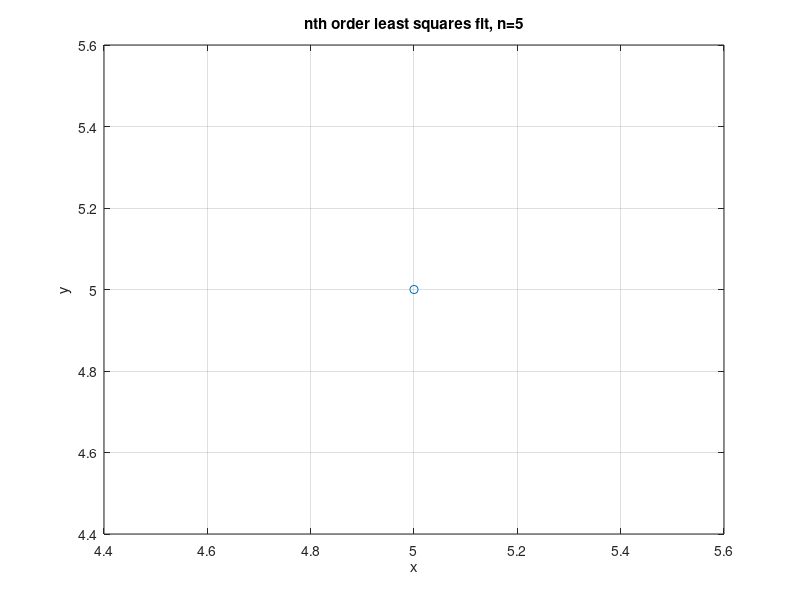

The MATLAB source for this figure:
% P7_10.M Compute and plot a least squares polynomial of degree n
%  given N data points
%
clear
x=input('Enter x values [x1 x2 ...] '); disp(x)
y=input('Enter y values [x1 x2 ...] '); disp(y)
n=input('Enter polynomial degree n= '); disp(n)
%
xlsq=polyfit(x,y,n);
fprintf('Least-squares coefficients:\n');disp(xlsq)
%
xplot=[min(x):(max(x)-min(x))/1000:max(x)];
f=polyval(xlsq,xplot);
plot(x,y,'o',xplot,f,'-')
title(['nth order least squares fit, n=', num2str(n)])
xlabel('x')
ylabel('y')
grid
